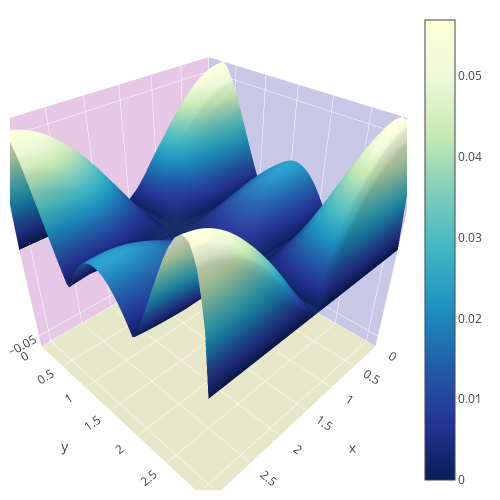

Source (notebook cell):
### Code cell
plot_u(Y, X, abs(l.T-la))

### Figure 1 — Plotly figure (JSON) as saved in the notebook; plotly's stock layout.template omitted (floating-point values rounded to 4 significant figures; data arrays with more than 128 entries replaced by an {"elided": "..."} marker saying what was removed)
{"data": [{"colorscale": "YlGnBu", "type": "surface", "uid": "349ea3ee-4695-461c-b4a0-467a86569cf0", "x": {"elided": "80x80 float values"}, "y": {"elided": "80x80 float values"}, "z": {"elided": "80x80 float values"}}], "layout": {"height": 500, "margin": {"b": 10, "l": 10, "r": 20, "t": 10}, "scene": {"xaxis": {"backgroundcolor": "rgb(200, 200, 230)", "gridcolor": "rgb(255, 255, 255)", "range": [0, 3.142], "showbackground": true, "title": {"text": "x"}, "zerolinecolor": "rgb(255, 255, 255)"}, "yaxis": {"backgroundcolor": "rgb(230, 200,230)", "gridcolor": "rgb(255, 255, 255)", "range": [0, 3.142], "showbackground": true, "title": {"text": "y"}, "zerolinecolor": "rgb(255, 255, 255)"}, "zaxis": {"backgroundcolor": "rgb(230, 230,200)", "gridcolor": "rgb(255, 255, 255)", "range": [-0.05694, 0.05694], "showbackground": true, "title": {"text": "u(x, y)"}, "zerolinecolor": "rgb(255, 255, 255)"}}, "width": 500}}
